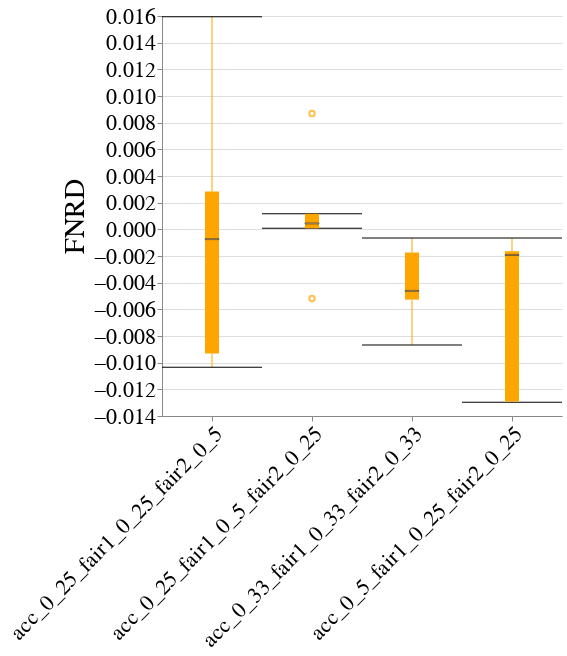

Notebook code cell kept with this figure:
### Code cell
create_box_plot_per_dataset_and_case_study(to_plot=best_lp_metrics_per_exp_config_df,
                                           exp_name=EXP_NAME,
                                           dataset_name=DATASET_NAME,
                                           case_study_name=CASE_STUDY_NAME,
                                           metric_name="Equalized_Odds_FNR",
                                           group=GROUP)

### Figure 1 — Vega-Lite specification as saved in the notebook (floating-point values rounded to 4 significant figures)
{"config": {"view": {"continuousWidth": 400, "continuousHeight": 300, "stroke": null}, "axis": {"labelFontSize": 22, "labelFontWeight": "normal", "titleFontSize": 28, "titleFontWeight": "normal"}, "title": {"fontSize": 28}}, "data": {"name": "data-9606ebbb3792b0469aff125bf9999913"}, "mark": {"type": "boxplot", "color": "orange", "median": {"stroke": "black", "strokeWidth": 0.7}, "ticks": true}, "encoding": {"x": {"axis": {"labelAngle": -45, "labelLimit": 500}, "field": "exp_config_name", "title": null, "type": "nominal"}, "y": {"field": "disparity_metric_value", "scale": {"zero": false}, "title": "FNRD", "type": "quantitative"}}, "height": 400, "width": 400, "$schema": "https://vega.github.io/schema/vega-lite/v4.17.0.json", "datasets": {"data-9606ebbb3792b0469aff125bf9999913": [{"exp_config_name": "acc_0_25_fair1_0_25_fair2_0_5", "run_num": 1, "logical_pipeline_uuid": "Tm9uZSZOT19GQUlSTkVTU19JTlRFUlZFTlRJT04mZ2FuZGFsZl9jbGY=", "physical_pipeline_uuid": "f794439c-604d-4917-8529-815b486c78cb", "compound_pp_quality": 0.9417, "metric": "Equalized_Odds_FNR", "model_name": "gandalf_clf", "runtime_in_mins": 2.797, "dataset_name": "folk_emp", "logical_pipeline_name": "None&NO_FAIRNESS_INTERVENTION&gandalf_clf", "null_imputer_name": "None", "fairness_intervention_name": "NO_FAIRNESS_INTERVENTION", "RAC1P_dis": 0.1636, "RAC1P_priv": 0.1781, "SEX&RAC1P_dis": 0.165, "SEX&RAC1P_priv": 0.1743, "SEX_dis": 0.1726, "SEX_priv": 0.1728, "overall": 0.1727, "disparity_metric_value": -0.009321}, {"exp_config_name": "acc_0_25_fair1_0_25_fair2_0_5", "run_num": 2, "logical_pipeline_uuid": "Tm9uZSZOT19GQUlSTkVTU19JTlRFUlZFTlRJT04mZ2FuZGFsZl9jbGY=", "physical_pipeline_uuid": "5e578728-0315-4681-a4f6-4f32b9df8bae", "compound_pp_quality": 0.9303, "metric": "Equalized_Odds_FNR", "model_name": "gandalf_clf", "runtime_in_mins": 4.699, "dataset_name": "folk_emp", "logical_pipeline_name": "None&NO_FAIRNESS_INTERVENTION&gandalf_clf", "null_imputer_name": "None", "fairness_intervention_name": "NO_FAIRNESS_INTERVENTION", "RAC1P_dis": 0.0, "RAC1P_priv": 0.0009597, "SEX&RAC1P_dis": 0.0, "SEX&RAC1P_priv": 0.0007348, "SEX_dis": 0.001218, "SEX_priv": 0.0, "overall": 0.0005879, "disparity_metric_value": -0.0007348}, {"exp_config_name": "acc_0_25_fair1_0_25_fair2_0_5", "run_num": 3, "logical_pipeline_uuid": "Tm9uZSZOT19GQUlSTkVTU19JTlRFUlZFTlRJT04mZ2FuZGFsZl9jbGY=", "physical_pipeline_uuid": "4b4aed4e-68fb-4a86-a74a-0f6f7c7c055b", "compound_pp_quality": 0.9418, "metric": "Equalized_Odds_FNR", "model_name": "gandalf_clf", "runtime_in_mins": 1.124, "dataset_name": "folk_emp", "logical_pipeline_name": "None&NO_FAIRNESS_INTERVENTION&gandalf_clf", "null_imputer_name": "None", "fairness_intervention_name": "NO_FAIRNESS_INTERVENTION", "RAC1P_dis": 0.1614, "RAC1P_priv": 0.1744, "SEX&RAC1P_dis": 0.1827, "SEX&RAC1P_priv": 0.1668, "SEX_dis": 0.1778, "SEX_priv": 0.1625, "overall": 0.1696, "disparity_metric_value": 0.01594}, {"exp_config_name": "acc_0_25_fair1_0_25_fair2_0_5", "run_num": 4, "logical_pipeline_uuid": "Tm9uZSZOT19GQUlSTkVTU19JTlRFUlZFTlRJT04mZ2FuZGFsZl9jbGY=", "physical_pipeline_uuid": "40b959d1-4e1c-4f6c-afda-be8b8cd89905", "compound_pp_quality": 0.9349, "metric": "Equalized_Odds_FNR", "model_name": "gandalf_clf", "runtime_in_mins": 2.502, "dataset_name": "folk_emp", "logical_pipeline_name": "None&NO_FAIRNESS_INTERVENTION&gandalf_clf", "null_imputer_name": "None", "fairness_intervention_name": "NO_FAIRNESS_INTERVENTION", "RAC1P_dis": 0.1215, "RAC1P_priv": 0.1209, "SEX&RAC1P_dis": 0.1234, "SEX&RAC1P_priv": 0.1206, "SEX_dis": 0.1207, "SEX_priv": 0.1215, "overall": 0.1211, "disparity_metric_value": 0.002829}, {"exp_config_name": "acc_0_25_fair1_0_25_fair2_0_5", "run_num": 5, "logical_pipeline_uuid": "Tm9uZSZOT19GQUlSTkVTU19JTlRFUlZFTlRJT04mZ2FuZGFsZl9jbGY=", "physical_pipeline_uuid": "d520d711-48fc-493c-ba29-2e325566dd68", "compound_pp_quality": 0.9357, "metric": "Equalized_Odds_FNR", "model_name": "gandalf_clf", "runtime_in_mins": 1.685, "dataset_name": "folk_emp", "logical_pipeline_name": "None&NO_FAIRNESS_INTERVENTION&gandalf_clf", "null_imputer_name": "None", "fairness_intervention_name": "NO_FAIRNESS_INTERVENTION", "RAC1P_dis": 0.1343, "RAC1P_priv": 0.1831, "SEX&RAC1P_dis": 0.1558, "SEX&RAC1P_priv": 0.1662, "SEX_dis": 0.1654, "SEX_priv": 0.1634, "overall": 0.1643, "disparity_metric_value": -0.01034}, {"exp_config_name": "acc_0_25_fair1_0_5_fair2_0_25", "run_num": 1, "logical_pipeline_uuid": "Tm9uZSZOT19GQUlSTkVTU19JTlRFUlZFTlRJT04mZ2FuZGFsZl9jbGY=", "physical_pipeline_uuid": "5073d27a-b331-4bcd-8983-ce623bdf712d", "compound_pp_quality": 0.9455, "metric": "Equalized_Odds_FNR", "model_name": "gandalf_clf", "runtime_in_mins": 3.468, "dataset_name": "folk_emp", "logical_pipeline_name": "None&NO_FAIRNESS_INTERVENTION&gandalf_clf", "null_imputer_name": "None", "fairness_intervention_name": "NO_FAIRNESS_INTERVENTION", "RAC1P_dis": 0.1495, "RAC1P_priv": 0.1735, "SEX&RAC1P_dis": 0.165, "SEX&RAC1P_priv": 0.1646, "SEX_dis": 0.1714, "SEX_priv": 0.1592, "overall": 0.1647, "disparity_metric_value": 0.0004419}, {"exp_config_name": "acc_0_25_fair1_0_5_fair2_0_25", "run_num": 2, "logical_pipeline_uuid": "Tm9uZSZOT19GQUlSTkVTU19JTlRFUlZFTlRJT04mZ2FuZGFsZl9jbGY=", "physical_pipeline_uuid": "219264d1-be2d-46bf-a02d-bf528d29cf4d", "compound_pp_quality": 0.9387, "metric": "Equalized_Odds_FNR", "model_name": "gandalf_clf", "runtime_in_mins": 2.906, "dataset_name": "folk_emp", "logical_pipeline_name": "None&NO_FAIRNESS_INTERVENTION&gandalf_clf", "null_imputer_name": "None", "fairness_intervention_name": "NO_FAIRNESS_INTERVENTION", "RAC1P_dis": 0.08346, "RAC1P_priv": 0.1152, "SEX&RAC1P_dis": 0.1029, "SEX&RAC1P_priv": 0.1029, "SEX_dis": 0.1169, "SEX_priv": 0.08977, "overall": 0.1029, "disparity_metric_value": 7.564e-05}, {"exp_config_name": "acc_0_25_fair1_0_5_fair2_0_25", "run_num": 3, "logical_pipeline_uuid": "Tm9uZSZOT19GQUlSTkVTU19JTlRFUlZFTlRJT04mZ2FuZGFsZl9jbGY=", "physical_pipeline_uuid": "8a940b5f-987c-4272-975f-72ef0eed0064", "compound_pp_quality": 0.9431, "metric": "Equalized_Odds_FNR", "model_name": "gandalf_clf", "runtime_in_mins": 1.511, "dataset_name": "folk_emp", "logical_pipeline_name": "None&NO_FAIRNESS_INTERVENTION&gandalf_clf", "null_imputer_name": "None", "fairness_intervention_name": "NO_FAIRNESS_INTERVENTION", "RAC1P_dis": 0.1377, "RAC1P_priv": 0.1707, "SEX&RAC1P_dis": 0.1595, "SEX&RAC1P_priv": 0.1583, "SEX_dis": 0.1589, "SEX_priv": 0.1582, "overall": 0.1585, "disparity_metric_value": 0.001165}, {"exp_config_name": "acc_0_25_fair1_0_5_fair2_0_25", "run_num": 4, "logical_pipeline_uuid": "Tm9uZSZOT19GQUlSTkVTU19JTlRFUlZFTlRJT04mZ2FuZGFsZl9jbGY=", "physical_pipeline_uuid": "e5b8456a-4521-462e-8dec-89d2281efb6b", "compound_pp_quality": 0.9392, "metric": "Equalized_Odds_FNR", "model_name": "gandalf_clf", "runtime_in_mins": 3.804, "dataset_name": "folk_emp", "logical_pipeline_name": "None&NO_FAIRNESS_INTERVENTION&gandalf_clf", "null_imputer_name": "None", "fairness_intervention_name": "NO_FAIRNESS_INTERVENTION", "RAC1P_dis": 0.1136, "RAC1P_priv": 0.1209, "SEX&RAC1P_dis": 0.1139, "SEX&RAC1P_priv": 0.1191, "SEX_dis": 0.1219, "SEX_priv": 0.1146, "overall": 0.1181, "disparity_metric_value": -0.005194}, {"exp_config_name": "acc_0_25_fair1_0_5_fair2_0_25", "run_num": 5, "logical_pipeline_uuid": "Tm9uZSZOT19GQUlSTkVTU19JTlRFUlZFTlRJT04mZ2FuZGFsZl9jbGY=", "physical_pipeline_uuid": "c9f93983-5e13-4a81-8478-514ddf4cd3df", "compound_pp_quality": 0.9409, "metric": "Equalized_Odds_FNR", "model_name": "gandalf_clf", "runtime_in_mins": 3.175, "dataset_name": "folk_emp", "logical_pipeline_name": "None&NO_FAIRNESS_INTERVENTION&gandalf_clf", "null_imputer_name": "None", "fairness_intervention_name": "NO_FAIRNESS_INTERVENTION", "RAC1P_dis": 0.0787, "RAC1P_priv": 0.124, "SEX&RAC1P_dis": 0.1136, "SEX&RAC1P_priv": 0.105, "SEX_dis": 0.1237, "SEX_priv": 0.09211, "overall": 0.1065, "disparity_metric_value": 0.00868}, {"exp_config_name": "acc_0_33_fair1_0_33_fair2_0_33", "run_num": 1, "logical_pipeline_uuid": "Tm9uZSZOT19GQUlSTkVTU19JTlRFUlZFTlRJT04mZ2FuZGFsZl9jbGY=", "physical_pipeline_uuid": "103db6cb-dd4c-42b6-9bbc-5e6bb75257d8", "compound_pp_quality": 0.9159, "metric": "Equalized_Odds_FNR", "model_name": "gandalf_clf", "runtime_in_mins": 2.651, "dataset_name": "folk_emp", "logical_pipeline_name": "None&NO_FAIRNESS_INTERVENTION&gandalf_clf", "null_imputer_name": "None", "fairness_intervention_name": "NO_FAIRNESS_INTERVENTION", "RAC1P_dis": 0.1231, "RAC1P_priv": 0.1553, "SEX&RAC1P_dis": 0.1419, "SEX&RAC1P_priv": 0.1437, "SEX_dis": 0.1458, "SEX_priv": 0.1414, "overall": 0.1434, "disparity_metric_value": -0.00174}, {"exp_config_name": "acc_0_33_fair1_0_33_fair2_0_33", "run_num": 2, "logical_pipeline_uuid": "Tm9uZSZOT19GQUlSTkVTU19JTlRFUlZFTlRJT04mZ2FuZGFsZl9jbGY=", "physical_pipeline_uuid": "1ba45837-31c5-467c-a8c9-dd4c3f76d385", "compound_pp_quality": 0.9099, "metric": "Equalized_Odds_FNR", "model_name": "gandalf_clf", "runtime_in_mins": 2.585, "dataset_name": "folk_emp", "logical_pipeline_name": "None&NO_FAIRNESS_INTERVENTION&gandalf_clf", "null_imputer_name": "None", "fairness_intervention_name": "NO_FAIRNESS_INTERVENTION", "RAC1P_dis": 0.09105, "RAC1P_priv": 0.1113, "SEX&RAC1P_dis": 0.1029, "SEX&RAC1P_priv": 0.1036, "SEX_dis": 0.106, "SEX_priv": 0.1011, "overall": 0.1035, "disparity_metric_value": -0.0006591}, {"exp_config_name": "acc_0_33_fair1_0_33_fair2_0_33", "run_num": 3, "logical_pipeline_uuid": "Tm9uZSZOT19GQUlSTkVTU19JTlRFUlZFTlRJT04mZ2FuZGFsZl9jbGY=", "physical_pipeline_uuid": "55736947-3303-48cc-bf17-f372b9279080", "compound_pp_quality": 0.9137, "metric": "Equalized_Odds_FNR", "model_name": "gandalf_clf", "runtime_in_mins": 1.81, "dataset_name": "folk_emp", "logical_pipeline_name": "None&NO_FAIRNESS_INTERVENTION&gandalf_clf", "null_imputer_name": "None", "fairness_intervention_name": "NO_FAIRNESS_INTERVENTION", "RAC1P_dis": 0.1266, "RAC1P_priv": 0.1697, "SEX&RAC1P_dis": 0.1495, "SEX&RAC1P_priv": 0.1548, "SEX_dis": 0.1564, "SEX_priv": 0.1517, "overall": 0.1538, "disparity_metric_value": -0.005269}, {"exp_config_name": "acc_0_33_fair1_0_33_fair2_0_33", "run_num": 4, "logical_pipeline_uuid": "Tm9uZSZOT19GQUlSTkVTU19JTlRFUlZFTlRJT04mZ2FuZGFsZl9jbGY=", "physical_pipeline_uuid": "6feea8dc-0056-4429-8bbf-157b84eea609", "compound_pp_quality": 0.9095, "metric": "Equalized_Odds_FNR", "model_name": "gandalf_clf", "runtime_in_mins": 2.896, "dataset_name": "folk_emp", "logical_pipeline_name": "None&NO_FAIRNESS_INTERVENTION&gandalf_clf", "null_imputer_name": "None", "fairness_intervention_name": "NO_FAIRNESS_INTERVENTION", "RAC1P_dis": 0.09779, "RAC1P_priv": 0.1094, "SEX&RAC1P_dis": 0.1013, "SEX&RAC1P_priv": 0.1059, "SEX_dis": 0.1034, "SEX_priv": 0.1065, "overall": 0.105, "disparity_metric_value": -0.004617}, {"exp_config_name": "acc_0_33_fair1_0_33_fair2_0_33", "run_num": 5, "logical_pipeline_uuid": "Tm9uZSZOT19GQUlSTkVTU19JTlRFUlZFTlRJT04mZ2FuZGFsZl9jbGY=", "physical_pipeline_uuid": "5ff38cc8-53a1-48e1-aa49-2879e23721ba", "compound_pp_quality": 0.9122, "metric": "Equalized_Odds_FNR", "model_name": "gandalf_clf", "runtime_in_mins": 2.05, "dataset_name": "folk_emp", "logical_pipeline_name": "None&NO_FAIRNESS_INTERVENTION&gandalf_clf", "null_imputer_name": "None", "fairness_intervention_name": "NO_FAIRNESS_INTERVENTION", "RAC1P_dis": 0.0679, "RAC1P_priv": 0.1328, "SEX&RAC1P_dis": 0.1006, "SEX&RAC1P_priv": 0.1093, "SEX_dis": 0.1198, "SEX_priv": 0.09759, "overall": 0.1077, "disparity_metric_value": -0.00868}, {"exp_config_name": "acc_0_5_fair1_0_25_fair2_0_25", "run_num": 1, "logical_pipeline_uuid": "Tm9uZSZOT19GQUlSTkVTU19JTlRFUlZFTlRJT04mZ2FuZGFsZl9jbGY=", "physical_pipeline_uuid": "119504a0-a45b-456c-9a7a-16207b593f87", "compound_pp_quality": 0.8905, "metric": "Equalized_Odds_FNR", "model_name": "gandalf_clf", "runtime_in_mins": 3.599, "dataset_name": "folk_emp", "logical_pipeline_name": "None&NO_FAIRNESS_INTERVENTION&gandalf_clf", "null_imputer_name": "None", "fairness_intervention_name": "NO_FAIRNESS_INTERVENTION", "RAC1P_dis": 0.1402, "RAC1P_priv": 0.1507, "SEX&RAC1P_dis": 0.1452, "SEX&RAC1P_priv": 0.1471, "SEX_dis": 0.1509, "SEX_priv": 0.1435, "overall": 0.1468, "disparity_metric_value": -0.001926}, {"exp_config_name": "acc_0_5_fair1_0_25_fair2_0_25", "run_num": 2, "logical_pipeline_uuid": "Tm9uZSZOT19GQUlSTkVTU19JTlRFUlZFTlRJT04mZ2FuZGFsZl9jbGY=", "physical_pipeline_uuid": "b92af9b4-bb70-4149-97f8-34110fd1d836", "compound_pp_quality": 0.8922, "metric": "Equalized_Odds_FNR", "model_name": "gandalf_clf", "runtime_in_mins": 1.772, "dataset_name": "folk_emp", "logical_pipeline_name": "None&NO_FAIRNESS_INTERVENTION&gandalf_clf", "null_imputer_name": "None", "fairness_intervention_name": "NO_FAIRNESS_INTERVENTION", "RAC1P_dis": 0.09105, "RAC1P_priv": 0.1113, "SEX&RAC1P_dis": 0.1029, "SEX&RAC1P_priv": 0.1036, "SEX_dis": 0.106, "SEX_priv": 0.1011, "overall": 0.1035, "disparity_metric_value": -0.0006591}, {"exp_config_name": "acc_0_5_fair1_0_25_fair2_0_25", "run_num": 3, "logical_pipeline_uuid": "Tm9uZSZOT19GQUlSTkVTU19JTlRFUlZFTlRJT04mcmZfY2xm", "physical_pipeline_uuid": "768f1618-3fdd-4b5b-834c-fe6bc0729f81", "compound_pp_quality": 0.8926, "metric": "Equalized_Odds_FNR", "model_name": "rf_clf", "runtime_in_mins": 0.05209, "dataset_name": "folk_emp", "logical_pipeline_name": "None&NO_FAIRNESS_INTERVENTION&rf_clf", "null_imputer_name": "None", "fairness_intervention_name": "NO_FAIRNESS_INTERVENTION", "RAC1P_dis": 0.1044, "RAC1P_priv": 0.1559, "SEX&RAC1P_dis": 0.1262, "SEX&RAC1P_priv": 0.1392, "SEX_dis": 0.1375, "SEX_priv": 0.1365, "overall": 0.1369, "disparity_metric_value": -0.01298}, {"exp_config_name": "acc_0_5_fair1_0_25_fair2_0_25", "run_num": 4, "logical_pipeline_uuid": "Tm9uZSZOT19GQUlSTkVTU19JTlRFUlZFTlRJT04mbGdibV9jbGY=", "physical_pipeline_uuid": "a85851e2-9a10-4675-82d5-a7bab848cbc7", "compound_pp_quality": 0.888, "metric": "Equalized_Odds_FNR", "model_name": "lgbm_clf", "runtime_in_mins": 0.01313, "dataset_name": "folk_emp", "logical_pipeline_name": "None&NO_FAIRNESS_INTERVENTION&lgbm_clf", "null_imputer_name": "None", "fairness_intervention_name": "NO_FAIRNESS_INTERVENTION", "RAC1P_dis": 0.1215, "RAC1P_priv": 0.142, "SEX&RAC1P_dis": 0.1329, "SEX&RAC1P_priv": 0.1346, "SEX_dis": 0.133, "SEX_priv": 0.1354, "overall": 0.1342, "disparity_metric_value": -0.001647}, {"exp_config_name": "acc_0_5_fair1_0_25_fair2_0_25", "run_num": 5, "logical_pipeline_uuid": "Tm9uZSZOT19GQUlSTkVTU19JTlRFUlZFTlRJT04mZ2FuZGFsZl9jbGY=", "physical_pipeline_uuid": "5c825f16-f64a-4b99-907c-92390f1af65c", "compound_pp_quality": 0.8903, "metric": "Equalized_Odds_FNR", "model_name": "gandalf_clf", "runtime_in_mins": 3.508, "dataset_name": "folk_emp", "logical_pipeline_name": "None&NO_FAIRNESS_INTERVENTION&gandalf_clf", "null_imputer_name": "None", "fairness_intervention_name": "NO_FAIRNESS_INTERVENTION", "RAC1P_dis": 0.06173, "RAC1P_priv": 0.1211, "SEX&RAC1P_dis": 0.08766, "SEX&RAC1P_priv": 0.1006, "SEX_dis": 0.112, "SEX_priv": 0.08662, "overall": 0.09821, "disparity_metric_value": -0.01292}]}}
